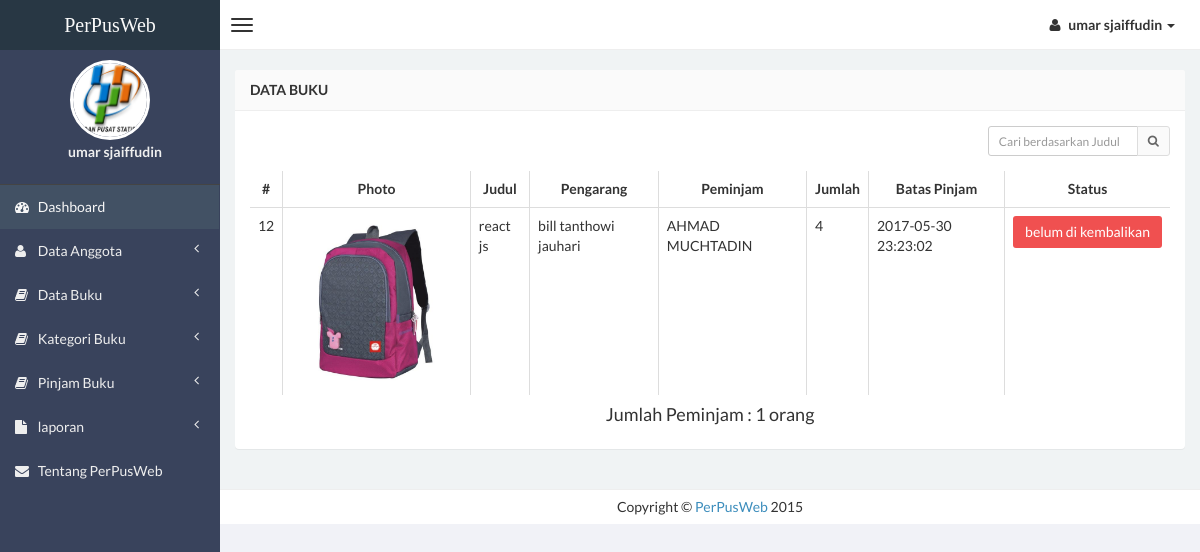
Screenshot of /admin/pinjam-buku.php (signed in) with the database file from the repository.
### tables this page shows
CREATE TABLE `pinjam` (
  `id` int(11) NOT NULL AUTO_INCREMENT,
  `id_buku` int(11) NOT NULL,
  `no_induk_anggota` int(11) NOT NULL,
  `jumlah` int(11) NOT NULL,
  `tanggal_pinjam` timestamp NOT NULL DEFAULT CURRENT_TIMESTAMP ON UPDATE CURRENT_TIMESTAMP,
  PRIMARY KEY (`id`)
);

CREATE TABLE `data_buku` (
  `id` int(5) NOT NULL AUTO_INCREMENT,
  `judul` varchar(250) NOT NULL,
  `photo` varchar(255) NOT NULL,
  `pengarang` varchar(250) NOT NULL,
  `th_terbit` varchar(4) NOT NULL,
  `penerbit` varchar(250) NOT NULL,
  `kategori` varchar(50) NOT NULL,
  `jumlah_buku` int(2) NOT NULL,
  `tgl_input` timestamp NOT NULL DEFAULT CURRENT_TIMESTAMP ON UPDATE CURRENT_TIMESTAMP,
  PRIMARY KEY (`id`)
);

CREATE TABLE `data_anggota` (
  `id` int(4) NOT NULL AUTO_INCREMENT,
  `no_induk` varchar(5) NOT NULL,
  `nama` varchar(150) NOT NULL,
  `jk` varchar(2) NOT NULL,
  `ttl` varchar(100) NOT NULL,
  `alamat` varchar(250) NOT NULL,
  `foto` varchar(75) NOT NULL,
  `tgl_input` timestamp NOT NULL DEFAULT CURRENT_TIMESTAMP ON UPDATE CURRENT_TIMESTAMP,
  PRIMARY KEY (`id`)
);

### admin/pinjam-buku.php (the view, shortened to what this page needs)
<?php include_once "layouts/header.php"; ?>
                <section class="content">
                    <div class="row">
                        <div class="col-xs-12">
                            <div class="panel">
                                <header class="panel-heading">
                                    <b>Data Buku</b>
                                </header>
                                <div class="panel-body table-responsive">
                                    <div class="box-tools m-b-15">
                                        <form action="buku.php" method="POST">
                                            <div class="input-group">
                                            <input type='text' class="form-control input-sm pull-right" style="width: 150px;"  name='qcari' placeholder='Cari berdasarkan Judul' required />
                                                <div class="input-group-btn">
                                                    <button class="btn btn-sm btn-default" type="submit"><i class="fa fa-search"></i></button>
                                                </div>
                                            </div>
                                        </form>
                                    </div>
                                    <?php
                                        $query1="select * from pinjam";
                                        $tampil=mysqli_query($conn, $query1) or die(mysql_error());
                                    ?>
                                    <table id="example" class="table table-hover table-bordered">
                                      <thead>
                                          <tr>
                                            <th><center># </center></th>
                                            <th><center>Photo </center></th>
                                            <th><center>Judul </center></th>
                                            <th><center>Pengarang </center></th>
                                            <th><center>Peminjam </center></th>
                                            <th><center>Jumlah </center></th>
                                            <th><center>Batas Pinjam </center></th>
                                            <th><center>Status </center></th>
                                          </tr>
                                      </thead>
                                      <tbody>
                                     <?php while($data=mysqli_fetch_array($tampil))
                                    {
                                        $id_buku = $data['id_buku'];
                                        $buku = mysqli_query($conn, "SELECT * FROM data_buku WHERE id=$id_buku");
                                        $no_induk = $data['no_induk_anggota'];
                                        $anggota = mysqli_query($conn, "SELECT * FROM data_anggota WHERE no_induk=$no_induk");
                                        $data_buku = mysqli_fetch_assoc($buku);
                                        $data_anggota = mysqli_fetch_assoc($anggota);
                                        ?>
                                        <tr>
                                        <td><?php echo $data_buku['id']; ?></td>
                                        <td><img src="<?php echo 'gambar_buku/'.$data_buku['photo']; ?>" width=200></td>
                                        <td><?php echo $data_buku['judul']; ?></td>
                                        <td><?php echo $data_buku['pengarang']; ?></td>
                                        <td><?php echo $data_anggota['nama']; ?></td>
                                        <td><?php echo $data['jumlah']; ?></td>
                                        <td><?php echo $data['tanggal_pinjam']; ?></td>
                                        <td><button class="btn btn-danger"><?php echo "belum di kembalikan" ?></button></td>
                                        </tr>
                                    <?php
                                  }
                                  ?>
                                   </tbody>
                                </table>
                                  <?php $tampil=mysqli_query($conn, "select * from pinjam order by id");
                                  $buku=mysqli_num_rows($tampil);
                                    ?>
                                <center><h4>Jumlah Peminjam : <?php echo "$buku"; ?> orang </h4> </center>
                                </div>
                            </div>
                        </div>
                    </div>
                </section>
       <?php include_once "layouts/footer.php"; ?>

### rows the page displays
pinjam: data_buku.id "12", data_buku.photo (picture), data_buku.judul "react js", data_buku.pengarang "bill tanthowi jauhari", data_anggota.nama "AHMAD MUCHTADIN", jumlah "4", tanggal_pinjam "2017-05-30 23:23:02"

### other values shown
$_SESSION['fullname'] "umar sjaiffudin"
$buku "1"
